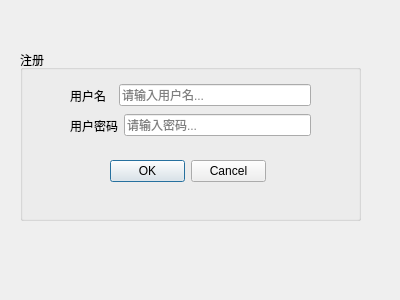
<?xml version="1.0" encoding="UTF-8"?>
<ui version="4.0">
 <class>SigninDialog</class>
 <widget class="QDialog" name="SigninDialog">
  <property name="geometry">
   <rect>
    <x>0</x>
    <y>0</y>
    <width>400</width>
    <height>300</height>
   </rect>
  </property>
  <property name="windowTitle">
   <string>Dialog</string>
  </property>
  <widget class="QGroupBox" name="signin_groupbox">
   <property name="geometry">
    <rect>
     <x>20</x>
     <y>50</y>
     <width>341</width>
     <height>171</height>
    </rect>
   </property>
   <property name="title">
    <string>注册</string>
   </property>
   <widget class="QWidget" name="horizontalLayoutWidget_3">
    <property name="geometry">
     <rect>
      <x>50</x>
      <y>30</y>
      <width>241</width>
      <height>31</height>
     </rect>
    </property>
    <layout class="QHBoxLayout" name="usernamehl">
     <item>
      <widget class="QLabel" name="name_label">
       <property name="styleSheet">
        <string notr="true">QPushButton{
background-color: rgb(179, 214, 230);
color: white;
border:2px solid #000000;
padding: 16px 32px;
text-align: center;
font-size: 16px;
margin:4px 2px;
border-radius: 12px;
hover{color: black};
hover{background-color: white};
hover{border: 2px solid #000000}
}</string>
       </property>
       <property name="text">
        <string>用户名  </string>
       </property>
      </widget>
     </item>
     <item>
      <widget class="QLineEdit" name="name_text">
       <property name="toolTip">
        <string/>
       </property>
       <property name="whatsThis">
        <string>id</string>
       </property>
       <property name="inputMethodHints">
        <set>Qt::ImhDigitsOnly</set>
       </property>
       <property name="inputMask">
        <string comment="*"/>
       </property>
       <property name="text">
        <string extracomment="请输入用户id"/>
       </property>
       <property name="maxLength">
        <number>100000</number>
       </property>
       <property name="placeholderText">
        <string>请输入用户名...</string>
       </property>
      </widget>
     </item>
    </layout>
   </widget>
   <widget class="QWidget" name="horizontalLayoutWidget_2">
    <property name="geometry">
     <rect>
      <x>50</x>
      <y>60</y>
      <width>241</width>
      <height>31</height>
     </rect>
    </property>
    <layout class="QHBoxLayout" name="userkeyhl">
     <item>
      <widget class="QLabel" name="key_label">
       <property name="text">
        <string>用户密码</string>
       </property>
      </widget>
     </item>
     <item>
      <widget class="QLineEdit" name="key_text">
       <property name="placeholderText">
        <string>请输入密码...</string>
       </property>
      </widget>
     </item>
    </layout>
   </widget>
   <widget class="QDialogButtonBox" name="siginbuttons">
    <property name="geometry">
     <rect>
      <x>90</x>
      <y>110</y>
      <width>156</width>
      <height>23</height>
     </rect>
    </property>
    <property name="standardButtons">
     <set>QDialogButtonBox::Cancel|QDialogButtonBox::Ok</set>
    </property>
   </widget>
  </widget>
 </widget>
 <resources/>
 <connections/>
</ui>
